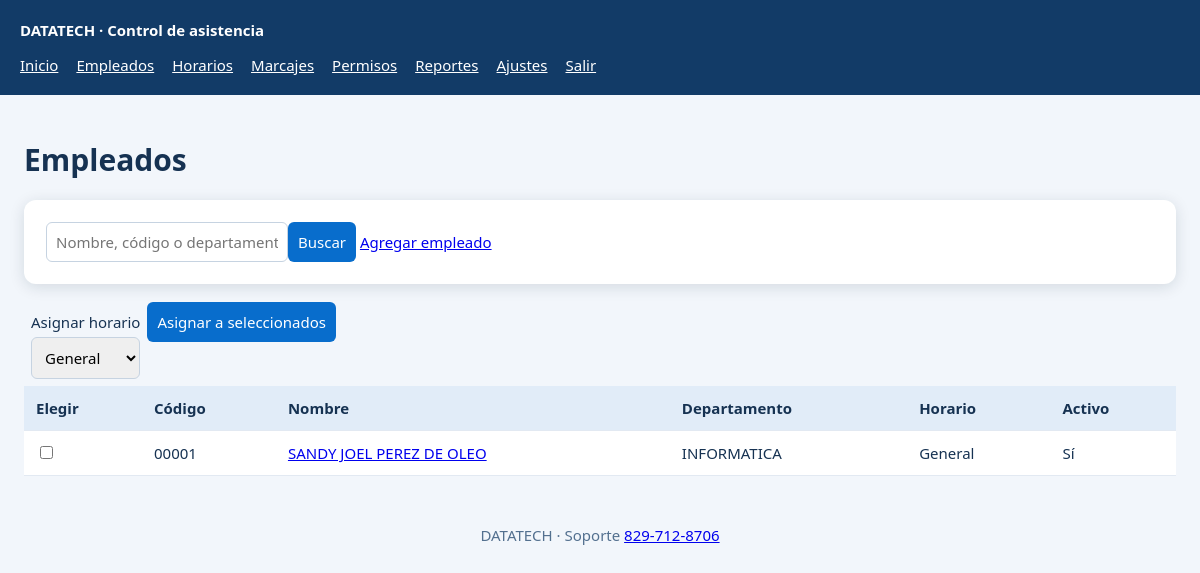
The app's page /empleados (signed in) with its own data.
### tables this page shows
CREATE TABLE empleados (
    codigo       TEXT PRIMARY KEY,             -- ID del usuario en el reloj
    nombre       TEXT NOT NULL,
    departamento TEXT NOT NULL DEFAULT '',
    horario_id   INTEGER REFERENCES horarios(id) ON DELETE SET NULL,
    activo       INTEGER NOT NULL DEFAULT 1
);

CREATE TABLE horarios (
    id             INTEGER PRIMARY KEY AUTOINCREMENT,
    nombre         TEXT NOT NULL,
    entrada        TEXT NOT NULL,              -- HH:MM
    salida         TEXT NOT NULL,              -- HH:MM
    tolerancia_min INTEGER NOT NULL DEFAULT 10,
    descanso_min   INTEGER NOT NULL DEFAULT 60,
    dias           TEXT NOT NULL DEFAULT '0,1,2,3,4'  -- 0=lunes ... 6=domingo
);

### app.py (the view)
@app.route("/empleados")
def empleados():
    buscar = request.args.get("q", "").strip()
    with db() as con:
        lista = con.execute(
            "SELECT e.*, h.nombre AS horario FROM empleados e LEFT JOIN horarios h ON h.id = e.horario_id "
            "WHERE e.codigo LIKE ? OR e.nombre LIKE ? OR e.departamento LIKE ? "
            "ORDER BY e.activo DESC, e.nombre", (f"%{buscar}%",) * 3).fetchall()
        horarios = con.execute("SELECT * FROM horarios ORDER BY nombre").fetchall()
    return render_template("empleados.html", lista=lista, horarios=horarios, q=buscar)

### app.py (called while the page is built)
@app.before_request
def requiere_login():
    if request.endpoint not in ("login", "static") and not session.get("admin"):
        return redirect(url_for("login"))

### db.py (called while the page is built)
@contextmanager
def db():
    con = sqlite3.connect(RUTA_DB, timeout=15)
    con.row_factory = sqlite3.Row
    con.execute("PRAGMA foreign_keys = ON")
    try:
        yield con
        con.commit()
    finally:
        con.close()

### templates/empleados.html
{% extends "base.html" %}{% block content %}<h1>Empleados</h1><form class="card"><input name="q" value="{{q}}" placeholder="Nombre, código o departamento"><button>Buscar</button> <a href="{{url_for('empleado',codigo='nuevo')}}">Agregar empleado</a></form><form method="post" action="{{url_for('horario_masivo')}}"><label>Asignar horario<select name="horario_id">{% for h in horarios %}<option value="{{h.id}}">{{h.nombre}}</option>{% endfor %}</select></label><button>Asignar a seleccionados</button><div class="scroll"><table><tr><th>Elegir</th><th>Código</th><th>Nombre</th><th>Departamento</th><th>Horario</th><th>Activo</th></tr>{% for e in lista %}<tr><td><input type="checkbox" name="codigos" value="{{e.codigo}}"></td><td>{{e.codigo}}</td><td><a href="{{url_for('empleado',codigo=e.codigo)}}">{{e.nombre}}</a></td><td>{{e.departamento}}</td><td>{{e.horario or 'Sin horario'}}</td><td>{{'Sí' if e.activo else 'No'}}</td></tr>{% endfor %}</table></div></form>{% endblock %}

### templates/base.html (style rules this page uses)
section,form.card { background:white;padding:22px;border-radius:12px;margin:18px 0;box-shadow:0 3px 15px #1232 }
label { display:inline-flex;flex-direction:column;gap:5px;margin:7px }
input,select,button,textarea { font:inherit;padding:9px;border:1px solid #c6d3e1;border-radius:6px }
button,.button { background:#086dcc;color:white;padding:10px;border:0;border-radius:6px;cursor:pointer }
table { width:100%;border-collapse:collapse;background:white }
td,th { text-align:left;padding:12px;border-bottom:1px solid #e2e9f2 }
th { background:#e1ecf8 }
.scroll { overflow:auto }

### records on screen
empleados: codigo "00001", nombre "SANDY JOEL PEREZ DE OLEO", departamento "INFORMATICA", nombre "General", activo "Sí"

### other values on screen
{{ text }} "Inicio" "Empleados" "Horarios" "Marcajes" "Permisos" "Reportes" "Ajustes" "Salir"
form field horario_id "General"
